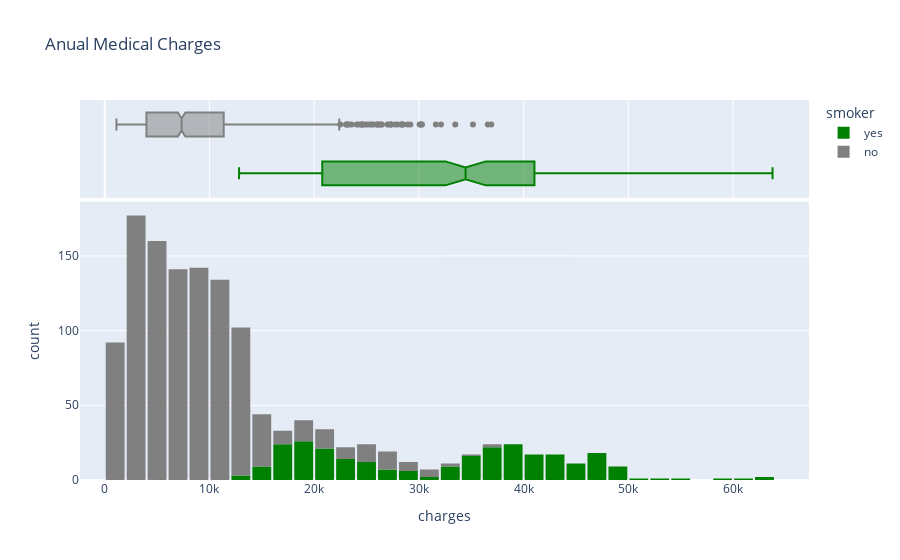

Notebook cell for this chart:
### Markdown cell above
### Dist of Charges

### Code cell
fig = px.histogram(medical_df, x='charges',marginal='box',color='smoker',color_discrete_sequence=['green','grey'],title="Anual Medical Charges")
fig.update_layout(bargap = 0.1)
fig.show()

### Figure 1 — Plotly figure (JSON) as saved in the notebook; plotly's stock layout.template omitted (floating-point values rounded to 4 significant figures; data arrays with more than 128 entries replaced by an {"elided": "..."} marker saying what was removed)
{"data": [{"bingroup": "x", "hovertemplate": "smoker=yes<br>charges=%{x}<br>count=%{y}<extra></extra>", "legendgroup": "yes", "marker": {"color": "green", "pattern": {"shape": ""}}, "name": "yes", "orientation": "v", "showlegend": true, "type": "histogram", "x": {"elided": "274 float values"}, "xaxis": "x", "yaxis": "y"}, {"hovertemplate": "smoker=yes<br>charges=%{x}<extra></extra>", "legendgroup": "yes", "marker": {"color": "green"}, "name": "yes", "notched": true, "showlegend": false, "type": "box", "x": {"elided": "274 float values"}, "xaxis": "x2", "yaxis": "y2"}, {"bingroup": "x", "hovertemplate": "smoker=no<br>charges=%{x}<br>count=%{y}<extra></extra>", "legendgroup": "no", "marker": {"color": "grey", "pattern": {"shape": ""}}, "name": "no", "orientation": "v", "showlegend": true, "type": "histogram", "x": {"elided": "1064 float values"}, "xaxis": "x", "yaxis": "y"}, {"hovertemplate": "smoker=no<br>charges=%{x}<extra></extra>", "legendgroup": "no", "marker": {"color": "grey"}, "name": "no", "notched": true, "showlegend": false, "type": "box", "x": {"elided": "1064 float values"}, "xaxis": "x2", "yaxis": "y2"}], "layout": {"bargap": 0.1, "barmode": "relative", "legend": {"title": {"text": "smoker"}, "tracegroupgap": 0}, "title": {"text": "Anual Medical Charges"}, "xaxis": {"anchor": "y", "domain": [0, 1], "title": {"text": "charges"}}, "xaxis2": {"anchor": "y2", "domain": [0, 1], "matches": "x", "showgrid": true, "showticklabels": false}, "yaxis": {"anchor": "x", "domain": [0, 0.7326], "title": {"text": "count"}}, "yaxis2": {"anchor": "x2", "domain": [0.7426, 1], "matches": "y2", "showgrid": false, "showline": false, "showticklabels": false, "ticks": ""}}}
